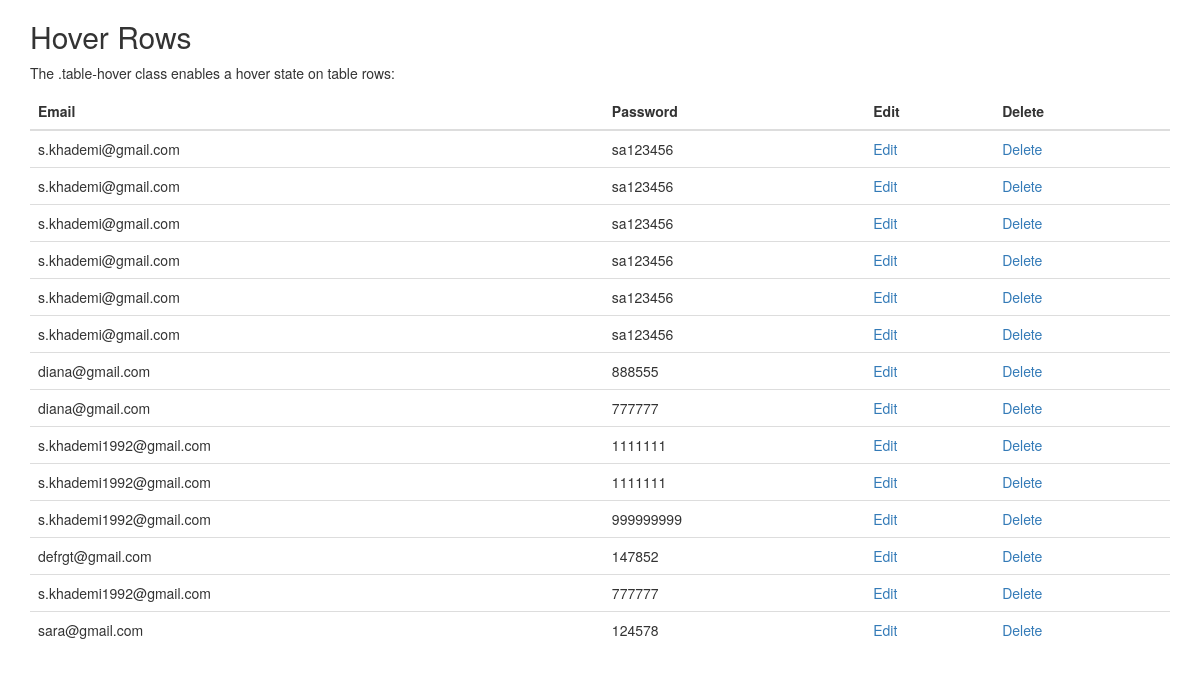
/home/datatabel/, run on an earlier commit of the app's database.
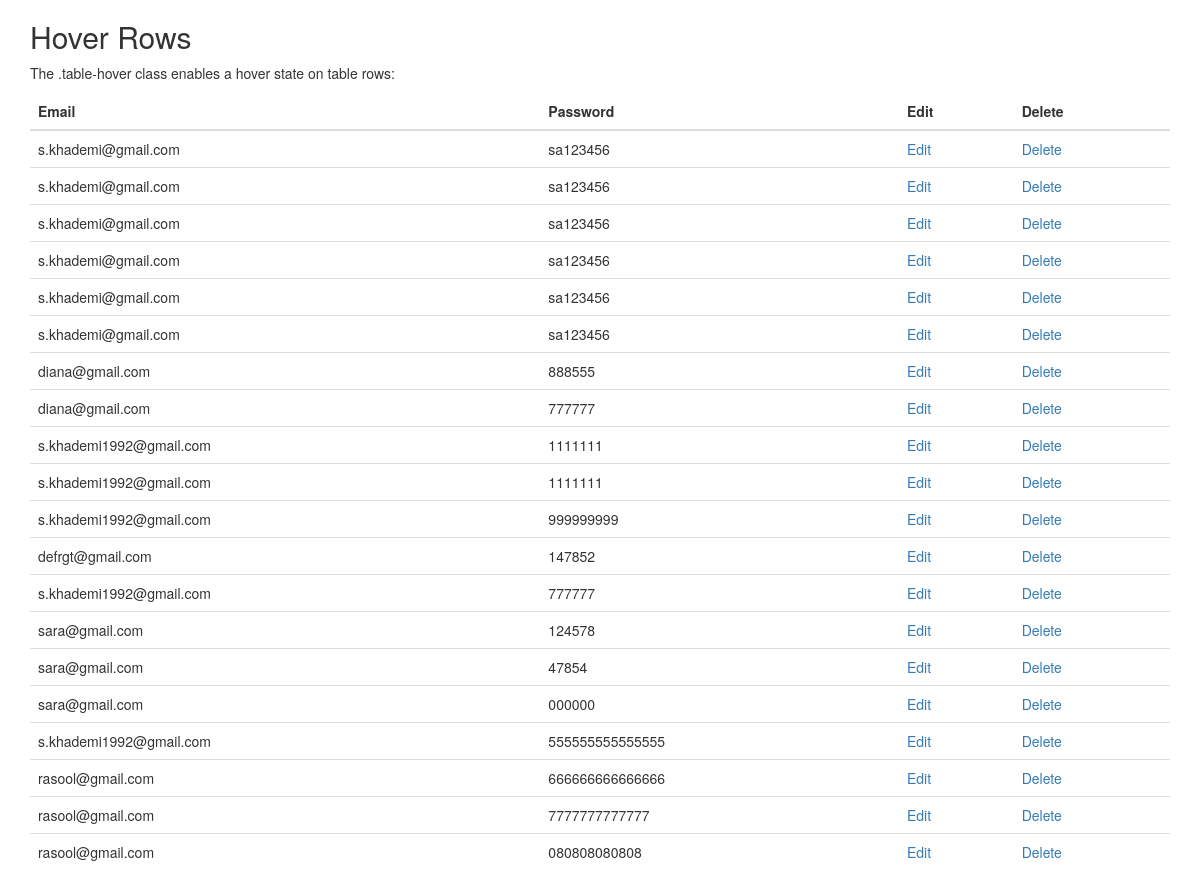
And on a later commit of the database.
### home/models.py (models this page shows)
class User(models.Model):
    Email = models.CharField(max_length=50)
    Password = models.CharField(max_length=15)
    ip = models.CharField(null=True, max_length=20)

### home/views.py (the view)
# urls.py: path('datatabel/', views.datatabel, name='دیتاهای ثبت شده'),
def datatabel(request):
    alldata = models.User.objects.all()
    return render(request=request, template_name='datatabel.html', context={"alldata": alldata})

### home/templates/datatabel.html (shortened to what this page needs)
<!DOCTYPE html>
<html lang="en">
<head>
  <link rel="stylesheet" href="https://maxcdn.bootstrapcdn.com/bootstrap/3.4.1/css/bootstrap.min.css">
</head>
<body>
<div class="container">
  <h2>Hover Rows</h2>
  <p>The .table-hover class enables a hover state on table rows:</p>
  <table class="table table-hover">
    <thead>
      <tr>
        <th>Email</th>
        <th>Password</th>
        <th>Edit</th>
        <th>Delete</th>
      </tr>
    </thead>
    <tbody>
    {% for item in alldata %}
      <tr>
        <td>{{item.Email}}</td>
        <td>{{item.Password}}</td>
        <td><a href="/home/editData/{{ item.id }}">Edit</a></td>
        <td><a href="/home/deleteData/{{ item.id }}">Delete</a></td>
      </tr>
    {% endfor %}
    </tbody>
  </table>
</div>
</body>
</html>

What changed in the data, as far as the page shows it:
added User: Email "sara@gmail.com", Password "47854"
added User: Email "sara@gmail.com", Password "000000"
added User: Email "s.khademi1992@gmail.com", Password "555555555555555"
added User: Email "rasool@gmail.com", Password "666666666666666"
added User: Email "rasool@gmail.com", Password "7777777777777"
added User: Email "rasool@gmail.com", Password "080808080808"
